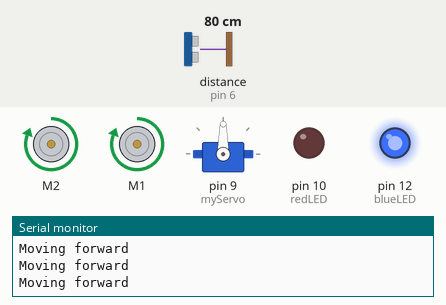
The sketch below on a simulated Arduino Uno, built with avr-gcc and run on an emulated ATmega328P. On the bench: 2 × DC motor (green arrow = forward, orange = backward, longer = faster), servo, output pins drawn as LEDs (lit = HIGH), the last lines printed to the serial monitor. Wiring (inferred from the names in the program): ultrasonic range finder: trigger pin 7; echo pin 6. Inputs (shaded band) come from the test bench; at power-on: distance to the obstacle (sensor on pin 6) 80 cm. The echo pulse lasts 58.3 µs per cm; pins used as bus, display or sensor lines are not drawn.

Above: at 1.2 s.
1.3 s: distance to the obstacle (sensor on pin 6) set to 36 cm
4.3 s: distance to the obstacle (sensor on pin 6) set to 29 cm
At 4.7 s:
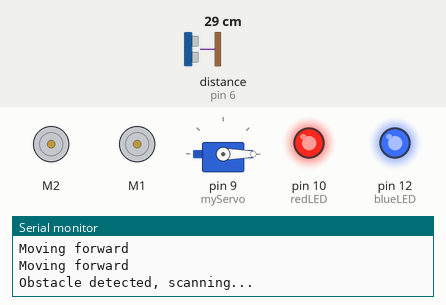
At 7.6 s:
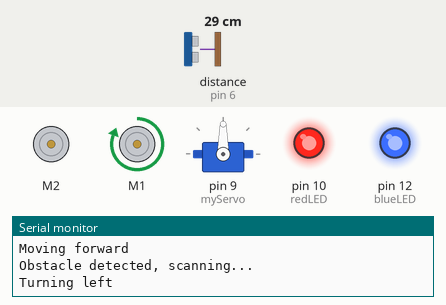
Timing chart, 0 to 25.8 s (numbered marks = the images above; inputs shaded):
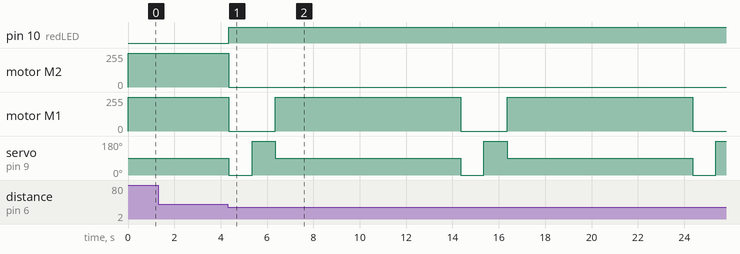

Measured:
- the behaviour switches between 32 and 31 cm on distance to the obstacle (sensor on pin 6) (found by bisection; images 0 and 1)
- after the input at 4.3 s, pin 10 (redLED): LOW → HIGH after 0.05 s; motor M2: forward 255/255 → stopped after 0.05 s; motor M1: alternates forward 255/255 for 8.0 s and stopped for 2.0 s, starting after 0.05 s; servo on pin 9 (myServo): 90° → 0° after 0.05 s, then repeats every 10.0 s: 180° 1.0 s, 90° 8.0 s, 0° 1.0 s

The sketch:

AUTONYSDCAR.ino
```cpp
#include <AFMotor.h>
#include <Servo.h>

// Motor Shield setup
AF_DCMotor leftMotor(2);   // Left motor connected to M1
AF_DCMotor rightMotor(1);  // Right motor connected to M2

// Servo motor setup
Servo myServo;

// Sonar sensor setup
const int trigPin = 7;
const int echoPin = 6;

// LED pins
const int redLED = 10;

const int blueLED = 12;

void setup() {
  Serial.begin(9600);       // Start the serial monitor
  leftMotor.setSpeed(255);  // Set motor speed (0 - 255)
  rightMotor.setSpeed(255); // Set motor speed (0 - 255)

  myServo.attach(9);        // Attach the servo to pin 9

  pinMode(trigPin, OUTPUT); // Sonar sensor setup
  pinMode(echoPin, INPUT);

  // Set LED pins as output
  pinMode(redLED, OUTPUT);

  pinMode(blueLED, OUTPUT);

  // Turn on the blue LED when system starts (power on)
  digitalWrite(blueLED, HIGH);
}

void loop() {
  long distance = getDistance(); // Get distance from the sonar sensor

  if (distance > 30) {
    // Move forward if the path is clear
    Serial.println("Moving forward");
    leftMotor.run(FORWARD);
    rightMotor.run(FORWARD);


    // Turn off the red LED
    digitalWrite(redLED, LOW);
  } else {
    // Stop and scan surroundings when an obstacle is detected
    Serial.println("Obstacle detected, scanning...");
    leftMotor.run(RELEASE);
    rightMotor.run(RELEASE);

    // Turn on the red LED
    digitalWrite(redLED, HIGH);

    // Turn off the white LED


    // Scan right
    myServo.write(0);  // Move servo to 0 degrees (right)
    delay(1000);
    long distanceRight = getDistance();

    // Scan left
    myServo.write(180);  // Move servo to 180 degrees (left)
    delay(1000);
    long distanceLeft = getDistance();

    // Center the servo
    myServo.write(90);  // Return servo to center (90 degrees)

    // Choose direction based on which side is clearer
    if (distanceRight > distanceLeft) {
      Serial.println("Turning right");
      turnRight();  // Function to turn right
    } else {
      Serial.println("Turning left");
      turnLeft();   // Function to turn left
    }

    // After turning, move straight for 5 seconds
    //delay(5000); // Continue moving straight for 5 seconds
    moveForward(); // Resume moving forward
  }

 // delay(100);  // Small delay before the next loop
}

// Function to get distance from sonar sensor
long getDistance() {
  long duration, distance;
  digitalWrite(trigPin, LOW);
  delayMicroseconds(2);
  digitalWrite(trigPin, HIGH);
  delayMicroseconds(10);
  digitalWrite(trigPin, LOW);

  duration = pulseIn(echoPin, HIGH);
  distance = duration * 0.034 / 2; // Convert to distance in cm
  return distance;
}

// Function to move forward
void moveForward() {
  leftMotor.run(FORWARD);
  rightMotor.run(FORWARD);
}

// Function to blink white LED


// Function to turn right (move only left motor forward)
void turnRight() {
  leftMotor.run(FORWARD);
  rightMotor.run(RELEASE);  // Stop right motor to turn right
  delay(8000);  // Adjust delay for a smooth turn
  stopMotors(); // Stop motors after turn
}

// Function to turn left (move only right motor forward)
void turnLeft() {
  leftMotor.run(RELEASE);   // Stop left motor to turn left
  rightMotor.run(FORWARD);
  delay(8000);  // Adjust delay for a smooth turn
  stopMotors(); // Stop motors after turn
}

// Function to stop motors
void stopMotors() {
  leftMotor.run(RELEASE);
  rightMotor.run(RELEASE);
}
```
